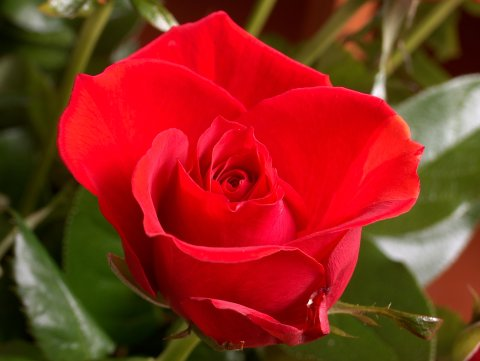
#> input picture opencv-python/img/sample1.jpg, 480 x 361 px
$ python gaussMeanfilter.py
#> lines starting #> are read from the running program, lines starting #| are printed output that depends on the picture
'''Gaussian noise'''

import cv2
import numpy as np
import random
im=cv2.imread('img/sample1.jpg',1)
#> im is the input picture: shape (361, 480, 3); mean B, G, R 28.2, 43.9, 139.9
img=cv2.resize(im,(520,440))
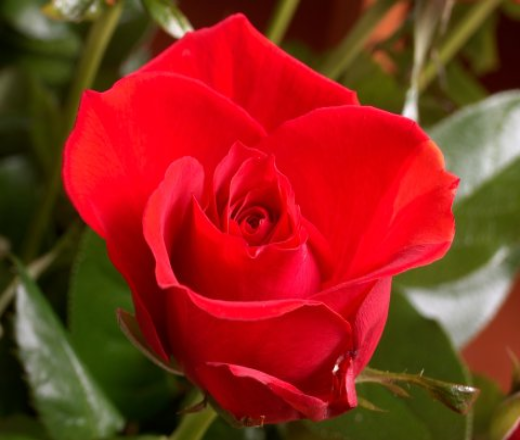
#> img: shape (440, 520, 3); mean B, G, R 28.1, 43.8, 139.8

img1= img.copy()
img2= img.copy()

cv2.randn(img2,(128,128,128),(128,128,128))
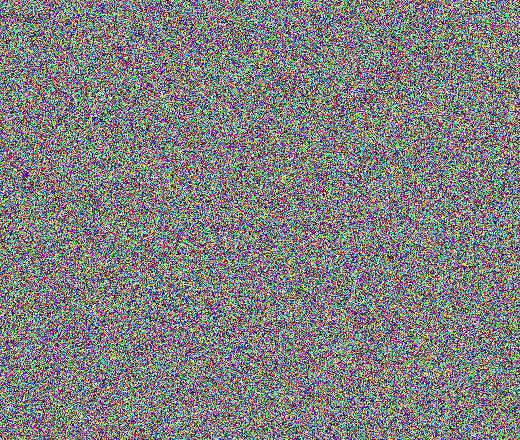
#> img2: shape (440, 520, 3); mean B, G, R 127.8, 127.8, 128.1

img3= cv2.add(img2,img1)
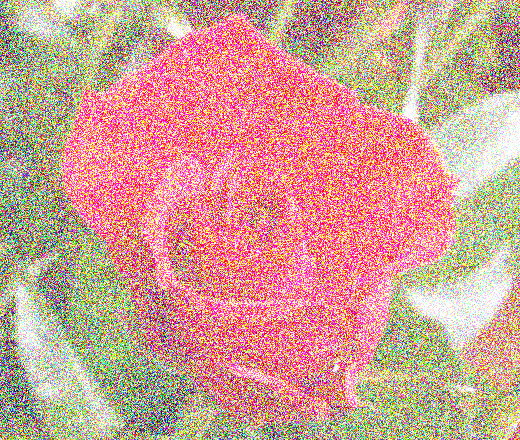
#> img3: shape (440, 520, 3); mean B, G, R 148.7, 159.6, 211.4

cv2.imshow('img1',img1)
cv2.imshow('img3',img3)


arithmatic_mean= cv2.blur(img3,(3,3))
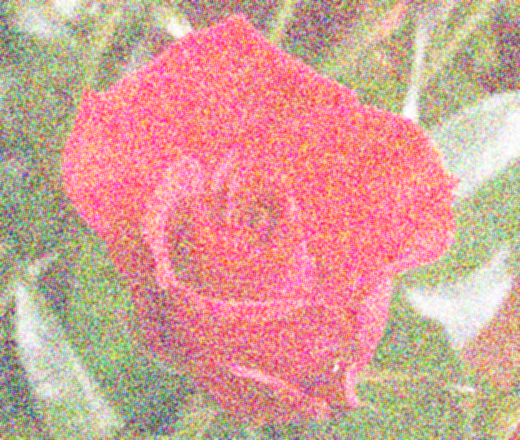
#> arithmatic_mean: shape (440, 520, 3); mean B, G, R 148.8, 159.6, 211.4
cv2.imshow('mean',arithmatic_mean)
cv2.waitKey(0)
cv2.destroyAllWindows()

$ run again, with opencv-python/img/paper.jpg copied over opencv-python/img/sample1.jpg
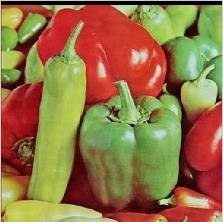
#> input picture opencv-python/img/paper.jpg, 223 x 222 px
#> im is the input picture: shape (222, 223, 3); mean B, G, R 67.6, 114.4, 147.2
#> `img3= cv2.add(img2,img1)`:
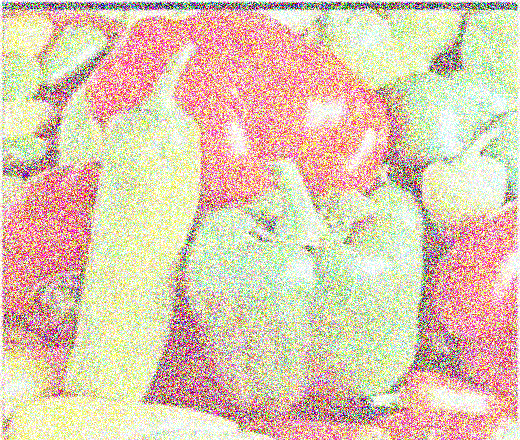
#> img3: shape (440, 520, 3); mean B, G, R 177, 200.9, 221
#> `arithmatic_mean= cv2.blur(img3,(3,3))`:
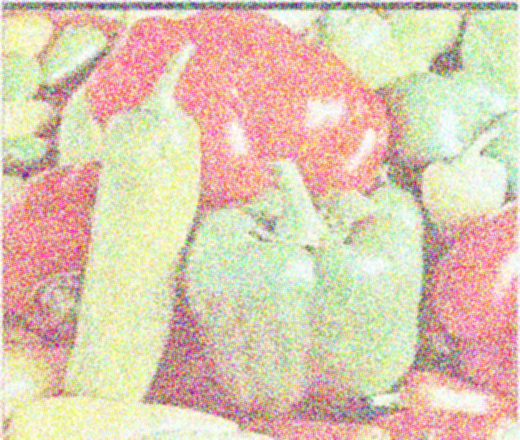
#> arithmatic_mean: shape (440, 520, 3); mean B, G, R 177, 200.9, 221
